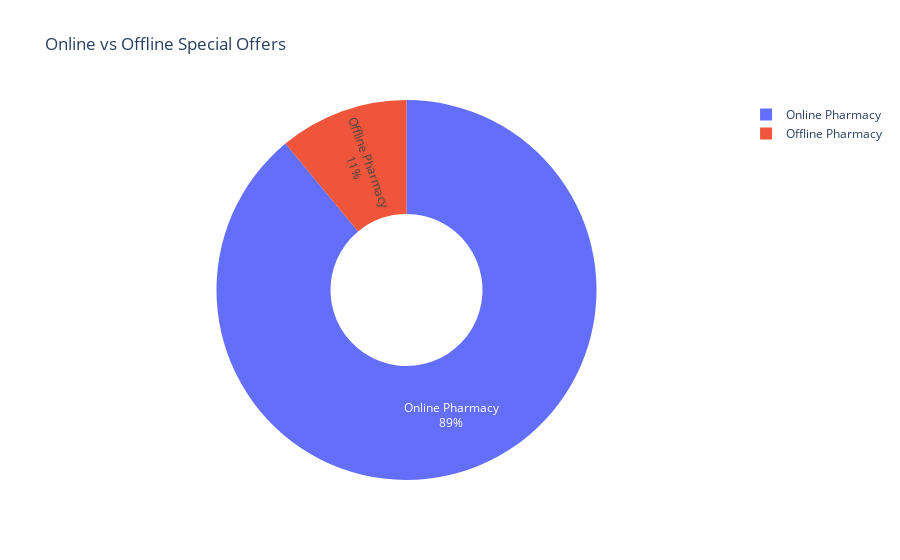

The notebook cell this image was saved under:
### Markdown cell above
### Hypothesis 5: Online vs. Offline Special Offer Distribution

**Goal:**  
Compare how frequently special offers occur in online pharmacies versus physical (offline) pharmacies.

**Process:**
1. Filter the dataset for rows where the `special_offer` column contains the word "special".
2. Count how many of these offers are associated with online pharmacies versus offline pharmacies, based on the `online_pharmacy` boolean column.
3. Visualize the proportions as a donut chart using Plotly.

**Outcome:**
- Highlights whether special offers are more common in online or physical pharmacy listings.

### Code cell
# 🌐 Compare offer distribution across online vs physical pharmacies
def analyze_online_offer_ratio(df):
    offer_counts = df[df['special_offer'].str.contains("special", case=False, na=False)]
    return offer_counts['online_pharmacy'].value_counts()

# 📈 Donut chart for share visualization
def plot_offer_ratio_donut(data):
    labels = ['Online Pharmacy', 'Offline Pharmacy'] if True in data.index else data.index.astype(str)
    fig = px.pie(
        names=labels,
        values=data.values,
        title="Online vs Offline Special Offers",
        hole=0.4,
        template='plotly_white'
    )
    fig.update_traces(textinfo='label+percent')
    fig.show()

# Run and plot
online_offer_counts = analyze_online_offer_ratio(df)
plot_offer_ratio_donut(online_offer_counts)

### Figure 1 — Plotly figure (JSON) as saved in the notebook; plotly's stock layout.template omitted (floating-point values rounded to 4 significant figures)
{"data": [{"domain": {"x": [0, 1], "y": [0, 1]}, "hole": 0.4, "hovertemplate": "label=%{label}<br>value=%{value}<extra></extra>", "labels": ["Online Pharmacy", "Offline Pharmacy"], "legendgroup": "", "name": "", "showlegend": true, "textinfo": "label+percent", "type": "pie", "values": [259, 32]}], "layout": {"legend": {"tracegroupgap": 0}, "title": {"text": "Online vs Offline Special Offers"}}}
